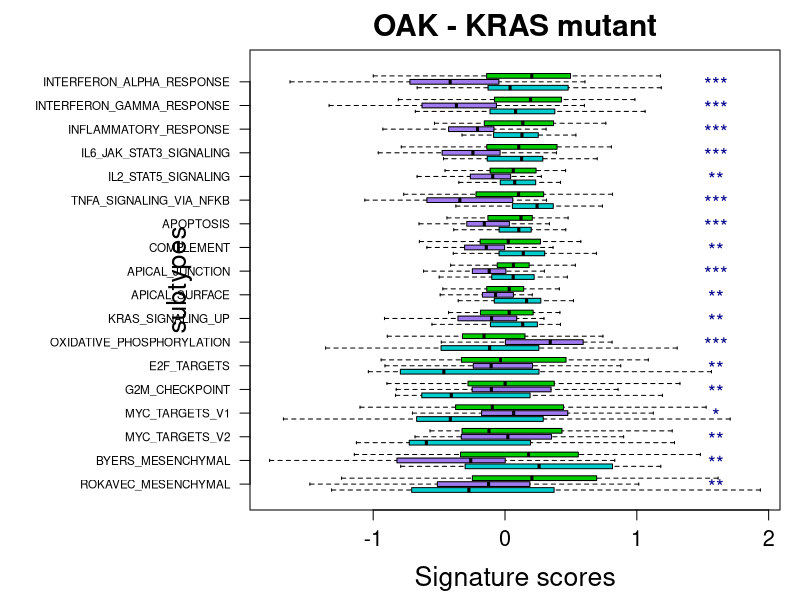

R code for this plot:
sets <- rev(c("HALLMARK_INTERFERON_ALPHA_RESPONSE", "HALLMARK_INTERFERON_GAMMA_RESPONSE",
				"HALLMARK_INFLAMMATORY_RESPONSE", 
				"HALLMARK_IL6_JAK_STAT3_SIGNALING", "HALLMARK_IL2_STAT5_SIGNALING", "HALLMARK_TNFA_SIGNALING_VIA_NFKB", 
				"HALLMARK_APOPTOSIS", "HALLMARK_COMPLEMENT", "HALLMARK_APICAL_JUNCTION", "HALLMARK_APICAL_SURFACE",
				"HALLMARK_KRAS_SIGNALING_UP",
				"HALLMARK_OXIDATIVE_PHOSPHORYLATION", "HALLMARK_E2F_TARGETS",
				"HALLMARK_G2M_CHECKPOINT", "HALLMARK_MYC_TARGETS_V1", "HALLMARK_MYC_TARGETS_V2",
				"BYERS_MESENCHYMAL_SIGNATURE", "ROKAVEC_MESENCHYMAL_SIGNATURE"))

metadata <- read.table("../data/OAK_KRASmut_subtypes.tsv", sep="\t", header=TRUE, check.names=FALSE)
metadata <- metadata[! metadata$Subtype %in% "unclassified", ]
metadata$Subtype <- factor(metadata$Subtype, levels=c("MUC", "PRO", "MES"))

scores <- subtypes <- levels <- pvalues <- c()
for (set in sets) {
	scores <- c(scores, metadata[,set], 0)
	subtypes <- c(subtypes, paste0(set,metadata$Subtype), paste0(set,"4"))
	levels <- c(levels, paste0(set,"MUC"), paste0(set, "PRO"), paste0(set, "MES"), paste0(set, "4"))
	pvalues <- c(pvalues, kruskal.test(metadata[,set] ~ factor(metadata$Subtype))$p.value)
}
names(pvalues) <- sets
FDR <- p.adjust(pvalues, method="BH")
asterisks <- rep("NS", length(sets))
asterisks[FDR<0.05] <- "*"
asterisks[FDR<0.01] <- "**"
asterisks[FDR<0.001] <- "***"

subtypes <- gsub("HALLMARK_", "", subtypes)
subtypes <- gsub("_SIGNATURE", "", subtypes)
levels <- gsub("HALLMARK_", "", levels)
levels <- gsub("_SIGNATURE", "", levels)
sets <- gsub("HALLMARK_", "", sets)
sets <- gsub("_SIGNATURE", "", sets)

subtypes <- factor(subtypes, levels=levels)
colors <- rep(c("cyan3", "mediumpurple2", "green3", "white"), times=length(sets))

pdf("../figures/FigS2_OAKmut_HallmarkSignatureBarplots.pdf", width=6.5, height=7.5)
par(mar=c(4.5,12.5,2.5,1))
boxplot(scores ~ subtypes, horizontal=TRUE, col=colors, outline=FALSE,
				border=c(rep("black",3),"white"), 
				cex.main = 1.8, cex.lab = 1.6, cex.axis = 1.3,
				xlab="Signature scores", yaxt="n", main="OAK - KRAS mutant")
axis(side=2, at=seq(from=2, to=4*length(sets), by=4), labels=sets, las=2, cex.axis=0.7)
text(x=1.6, y=seq(from=2, to=4*length(sets), by=4)+0.3, labels=asterisks, cex=1.2, col="darkblue")
dev.off()
